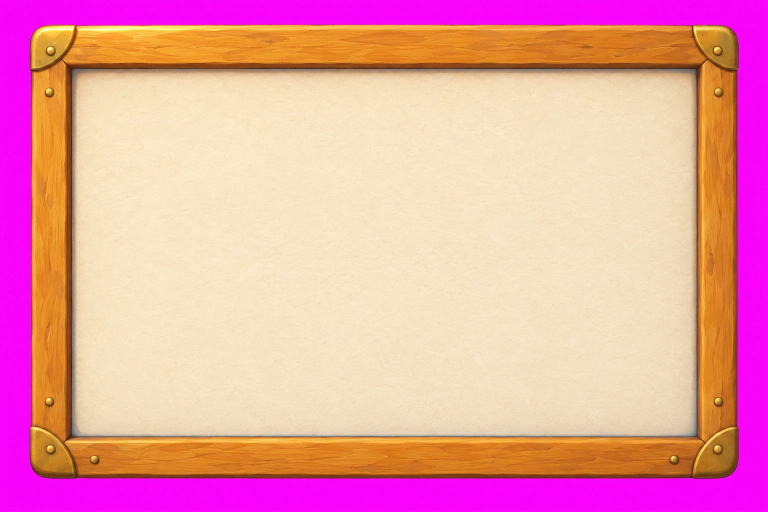
#> input picture art_src/finals/ui/ui_panel_paper_v1.webp, 1536 x 1024 px (shown at 1/2 size); its folder holds 5 pictures in this run
$ python build_ui.py
#> lines starting #> are read from the running program, lines starting #| are printed output that depends on the picture; after the words box and inside, x2 and y2 are one past the last pixel; in counts of white or black regions, pixels touching at a corner belong together
### tools/art/ui/kit_ops.py
"""Pixel operations for the UI kit: load a keyed source, scale, colour states, rings.

All arrays are float32 RGBA 0..1. Pure functions; build_ui.py decides what to make.
"""
from __future__ import annotations

from pathlib import Path

import cv2
import numpy as np
from PIL import Image

from common import keying

SRC = Path(__file__).resolve().parents[3] / "art_src/finals/ui"


def load(name: str) -> np.ndarray:
    rgb = np.asarray(Image.open(SRC / f"{name}.webp").convert("RGB"), np.float32) / 255.0
    return keying.trim(keying.key_magenta(rgb))


def save(rgba: np.ndarray, path: Path) -> None:
    path.parent.mkdir(parents=True, exist_ok=True)
    Image.fromarray((np.clip(rgba, 0, 1) * 255 + 0.5).astype(np.uint8), "RGBA").save(path, optimize=True)


def scale_w(rgba: np.ndarray, width: int) -> np.ndarray:
    h = max(1, round(rgba.shape[0] * width / rgba.shape[1]))
    return keying.resize(rgba, (width, h))


def scale_h(rgba: np.ndarray, height: int) -> np.ndarray:
    w = max(1, round(rgba.shape[1] * height / rgba.shape[0]))
    return keying.resize(rgba, (w, height))


def _hsv(rgb: np.ndarray) -> np.ndarray:
    return cv2.cvtColor(np.clip(rgb, 0, 1).astype(np.float32), cv2.COLOR_RGB2HSV)


def _rgb(hsv: np.ndarray) -> np.ndarray:
    return cv2.cvtColor(hsv.astype(np.float32), cv2.COLOR_HSV2RGB)


# [49 lines left out: functions grade, desaturate, glow_ring, split_disc, not called in this run]


def rotate90(rgba: np.ndarray) -> np.ndarray:
    return np.ascontiguousarray(np.rot90(rgba, -1))


def pad(rgba: np.ndarray, px: int) -> np.ndarray:
    return np.pad(rgba, ((px, px), (px, px), (0, 0)))

### tools/art/common/keying.py
"""Chroma-key helpers for model outputs painted on a flat magenta (#FF00FF) backdrop.

key_magenta() turns the backdrop into alpha with a soft edge and removes the pink
spill from anti-aliased rims; trim() crops to the opaque bounding box.
"""
from __future__ import annotations

import cv2
import numpy as np


def key_magenta(rgb: np.ndarray, lo: float = 0.18, hi: float = 0.42) -> np.ndarray:
    """rgb float 0..1 (H,W,3) -> rgba float. Distance to magenta in a chroma space."""
    r, g, b = rgb[..., 0], rgb[..., 1], rgb[..., 2]
    magenta = np.minimum(r, b) - g          # 1 on pure magenta, <=0 on neutrals/greens
    dist = 1.0 - np.clip(magenta, 0, 1)
    a = np.clip((dist - (1 - hi)) / (hi - lo), 0, 1)
    a = cv2.GaussianBlur(a.astype(np.float32), (0, 0), 0.8)
    a = np.where(a < 0.04, 0.0, a)
    # despill: where magenta excess remains, pull r and b toward g
    spill = np.clip(np.minimum(r, b) - g, 0, 1)[..., None] * (1 - a[..., None] * 0.5)
    out = rgb.copy()
    out[..., 0] -= spill[..., 0] * 0.9
    out[..., 2] -= spill[..., 0] * 0.9
    # largest component only (drops stray specks)
    n, lab, stats, _ = cv2.connectedComponentsWithStats((a > 0.5).astype(np.uint8), 8)
    if n > 2:
        keep = np.zeros(n, bool)
        big = stats[1:, cv2.CC_STAT_AREA]
        keep[1:] = big >= big.max() * 0.02
        mask = keep[lab].astype(np.uint8)
        mask = cv2.dilate(mask, np.ones((5, 5), np.uint8))
        a = a * mask
    return np.dstack([np.clip(out, 0, 1), a]).astype(np.float32)


def trim(rgba: np.ndarray, pad: int = 2) -> np.ndarray:
    ys, xs = np.nonzero(rgba[..., 3] > 0.02)
    if len(xs) == 0:
        return rgba
    y0, y1 = max(0, ys.min() - pad), min(rgba.shape[0], ys.max() + pad + 1)
    x0, x1 = max(0, xs.min() - pad), min(rgba.shape[1], xs.max() + pad + 1)
    return rgba[y0:y1, x0:x1]


# [15 lines left out: function components, not called in this run]


def resize(rgba: np.ndarray, size: tuple[int, int]) -> np.ndarray:
    """Premultiplied-alpha area resize (no dark fringes)."""
    pm = rgba.copy()
    pm[..., :3] *= pm[..., 3:4]
    interp = cv2.INTER_AREA if size[0] < rgba.shape[1] else cv2.INTER_LANCZOS4
    pm = cv2.resize(pm, size, interpolation=interp)
    a = np.clip(pm[..., 3:4], 0, 1)
    rgb = np.where(a > 1e-4, pm[..., :3] / np.maximum(a, 1e-4), 0)
    return np.dstack([np.clip(rgb, 0, 1), a]).astype(np.float32)

### tools/art/ui/build_ui.py
"""Build the raster UI kit from model-painted sources in art_src/finals/ui/.

Every element is keyed off its magenta backdrop, scaled so the frame lands at a
fixed pixel thickness, colour-graded into the style-bible palette and exported as
PNG + a StyleBoxTexture .tres (9-slice margins measured from the source). Button
states (hover/pressed/disabled/focus) are derived here, never painted separately,
so they always match. Usage:
    python3 tools/art/ui/build_ui.py [--out assets/ui/kit]
"""
from __future__ import annotations

import argparse
import logging
import sys
from dataclasses import dataclass, field
from pathlib import Path
from typing import Callable

import numpy as np

sys.path.insert(0, str(Path(__file__).resolve().parents[1]))
from ui import kit_ops as k  # noqa: E402

ROOT = Path(__file__).resolve().parents[3]
log = logging.getLogger("build_ui")
Op = Callable[[np.ndarray], np.ndarray]

LEAF_HUE = 98.0
GOLD_HUE = 42.0
SUN = (1.0, 0.86, 0.32)


@dataclass(frozen=True)
class Box:
    """One 9-slice texture. margins/content are (l, t, r, b) in output pixels."""
    name: str
    src: str
    width: int = 0
    height: int = 0
    margins: tuple[int, int, int, int] = (0, 0, 0, 0)
    content: tuple[int, int, int, int] = (-1, -1, -1, -1)
    ops: tuple[Op, ...] = ()
    tile: bool = False
    rotate: bool = False
    extra: dict[str, str] = field(default_factory=dict)
    crop: tuple[float, float, float, float] = (0.0, 0.0, 1.0, 1.0)


def leaf(a: np.ndarray) -> np.ndarray:
    return k.grade(a, hue_to=LEAF_HUE, hue_mix=0.6, sat=0.72, val=0.9)


def hover(a: np.ndarray) -> np.ndarray:
    return k.grade(a, sat=1.06, val=1.1, lift=0.02)


def press(a: np.ndarray) -> np.ndarray:
    return k.grade(a, sat=1.05, val=0.82)


def dis(a: np.ndarray) -> np.ndarray:
    return k.desaturate(a, 0.85, 0.04)


def gold(a: np.ndarray) -> np.ndarray:
    return k.grade(a, hue_to=GOLD_HUE, hue_mix=0.85, sat=1.15, val=1.06, min_sat=0.05)


def danger(a: np.ndarray) -> np.ndarray:
    return k.grade(a, hue_to=6.0, hue_mix=1.0, sat=0.85, val=0.92)


def dark(a: np.ndarray) -> np.ndarray:
    return k.grade(a, sat=0.9, val=0.78)


def bright(a: np.ndarray) -> np.ndarray:
    return k.grade(a, val=1.12)


BTN = dict(height=72, margins=(36, 22, 36, 26), content=(28, 10, 28, 14))
BAR = dict(height=30, margins=(15, 10, 15, 10), content=(0, 0, 0, 0))
KIT: list[Box] = [
    Box("panel", "ui_panel_paper_v1", width=360, margins=(30, 30, 30, 30), content=(30, 28, 30, 28)),
    Box("panel_small", "ui_panel_paper_v1", width=180, margins=(15, 15, 15, 15), content=(14, 12, 14, 12)),
    Box("board", "ui_panel_wood_v1", width=420, margins=(26, 26, 26, 26), content=(22, 20, 22, 20)),
    Box("board_small", "ui_panel_wood_v1", width=200, margins=(13, 13, 13, 13), content=(10, 8, 10, 8)),
    Box("pill", "ui_pill_wood_v1", height=64, margins=(32, 18, 32, 18), content=(22, 6, 22, 6)),
    Box("button", "ui_button_green_v1", ops=(leaf,), **BTN),
    Box("button_hover", "ui_button_green_v1", ops=(leaf, hover), **BTN),
    Box("button_pressed", "ui_button_green_v1", ops=(leaf, press), **{**BTN, "content": (28, 13, 28, 11)}),
    Box("button_disabled", "ui_button_green_v1", ops=(leaf, dis), **BTN),
    Box("button_wood", "ui_pill_wood_v1", **BTN),
    Box("button_wood_hover", "ui_pill_wood_v1", ops=(hover,), **BTN),
    Box("button_wood_pressed", "ui_pill_wood_v1", ops=(press,), **{**BTN, "content": (28, 13, 28, 11)}),
    Box("tab_selected", "ui_panel_paper_v1", width=150, margins=(13, 13, 13, 4), content=(16, 8, 16, 6)),
    Box("tab", "ui_panel_wood_v1", width=150, margins=(10, 10, 10, 4), content=(16, 8, 16, 6)),
    Box("tab_hover", "ui_panel_wood_v1", width=150, margins=(10, 10, 10, 4), content=(16, 8, 16, 6), ops=(bright,)),
    Box("bar_bg", "ui_pill_wood_v1", ops=(dark,), **BAR),
    Box("bar_fill", "ui_button_green_v1", ops=(leaf,), **BAR),
    Box("bar_fill_gold", "ui_button_green_v1", ops=(gold,), **BAR),
    Box("scroll_track", "ui_pill_wood_v1", height=18, margins=(9, 9, 9, 9), content=(4, 4, 4, 4), ops=(dark,), rotate=True),
    Box("scroll_grab", "ui_button_green_v1", height=18, margins=(9, 9, 9, 9), content=(4, 4, 4, 4), ops=(leaf,), rotate=True),
    Box("scroll_grab_hover", "ui_button_green_v1", height=18, margins=(9, 9, 9, 9), content=(4, 4, 4, 4), ops=(leaf, hover), rotate=True),
    Box("card", "ui_card_v1", width=108, margins=(17, 26, 17, 53), content=(0, 0, 0, 0)),
    Box("card_legend", "ui_card_v1", width=108, margins=(17, 26, 17, 53), content=(0, 0, 0, 0), ops=(gold,)),
    Box("packet", "ui_panel_paper_v1", width=150, margins=(12, 12, 12, 12), content=(8, 6, 8, 6)),
    Box("packet_legend", "ui_panel_paper_v1", width=150, margins=(12, 12, 12, 12), content=(8, 6, 8, 6), ops=(gold,)),
    Box("packet_hover", "ui_panel_paper_v1", width=150, margins=(12, 12, 12, 12), content=(8, 6, 8, 6), ops=(bright,)),
    Box("packet_legend_hover", "ui_panel_paper_v1", width=150, margins=(12, 12, 12, 12), content=(8, 6, 8, 6), ops=(gold, bright)),
    Box("button_danger", "ui_button_green_v1", ops=(danger,), **BTN),
    Box("button_danger_hover", "ui_button_green_v1", ops=(danger, hover), **BTN),
    Box("tag", "ui_pill_wood_v1", height=32, margins=(16, 10, 16, 10), content=(0, 0, 0, 0)),
    Box("tag_poor", "ui_pill_wood_v1", height=32, margins=(16, 10, 16, 10), content=(0, 0, 0, 0), ops=(dis,)),
    Box("window", "ui_card_v1", width=96, margins=(14, 14, 14, 14), content=(0, 0, 0, 0), crop=(0.06, 0.08, 0.94, 0.755)),
    Box("window_legend", "ui_card_v1", width=96, margins=(14, 14, 14, 14), content=(0, 0, 0, 0), crop=(0.06, 0.08, 0.94, 0.755), ops=(gold,)),
    Box("note", "ui_card_v1", width=180, margins=(28, 40, 28, 40), content=(26, 36, 26, 46), ops=(lambda a: k.grade(a, hue_to=48, hue_mix=1.0, sat=0.35, val=1.04),), tile=False),
]


def sized(src: np.ndarray, b: Box) -> np.ndarray:
    h, w = src.shape[:2]
    x0, y0, x1, y1 = b.crop
    a = np.ascontiguousarray(src[int(y0 * h):int(y1 * h), int(x0 * w):int(x1 * w)])
    if b.rotate:
        a = k.rotate90(a)
        return k.scale_w(a, b.height)
    if b.width:
        return k.scale_w(a, b.width)
    return k.scale_h(a, b.height)


def tres(b: Box, png: str, size: tuple[int, int]) -> str:
    l, t, r, bt = b.margins
    if b.rotate:
        l, t, r, bt = t, l, bt, r
    c = b.content if b.content[0] >= 0 else b.margins
    if b.rotate:
        c = (c[1], c[0], c[3], c[2])
    stretch = 2 if b.tile else 0
    lines = [
        '[gd_resource type="StyleBoxTexture" load_steps=2 format=3]', "",
        f'[ext_resource type="Texture2D" path="{png}" id="1_tex"]', "", "[resource]",
        f"content_margin_left = {float(c[0])}", f"content_margin_top = {float(c[1])}",
        f"content_margin_right = {float(c[2])}", f"content_margin_bottom = {float(c[3])}",
        'texture = ExtResource("1_tex")',
        f"texture_margin_left = {float(l)}", f"texture_margin_top = {float(t)}",
        f"texture_margin_right = {float(r)}", f"texture_margin_bottom = {float(bt)}",
        f"axis_stretch_horizontal = {stretch}", f"axis_stretch_vertical = {stretch}",
    ]
    lines += [f"{key} = {val}" for key, val in b.extra.items()]
    return "\n".join(lines) + "\n"


def build_boxes(out: Path) -> None:
    cache: dict[str, np.ndarray] = {}
    for b in KIT:
        if b.src not in cache:
            cache[b.src] = k.load(b.src)
#> in key_magenta, `r, g, b = rgb[..., 0], rgb[..., 1], rgb[..., 2]`:
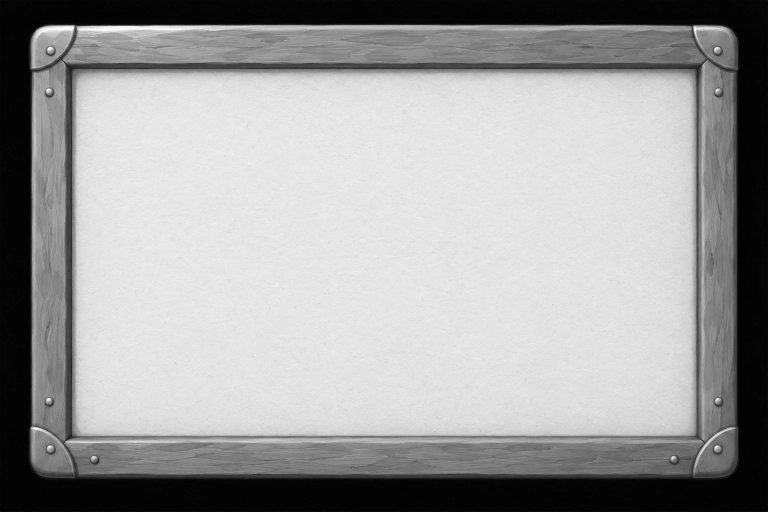
#> g: shape (1024, 1536) float32 (shown at 1/2 size); min 0, max 1, mean 0.627
#> in key_magenta, `r, g, b = rgb[..., 0], rgb[..., 1], rgb[..., 2]`:
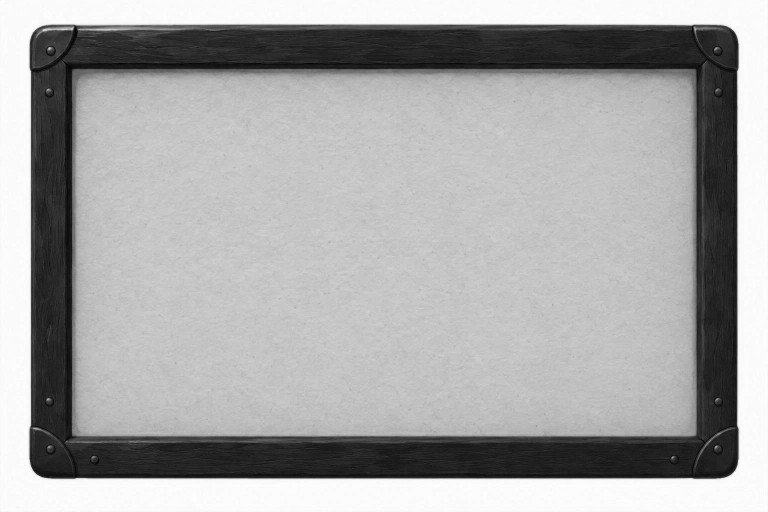
#> b: shape (1024, 1536) float32 (shown at 1/2 size); min 0, max 1, mean 0.654
#> in key_magenta, `magenta = np.minimum(r, b) - g`:
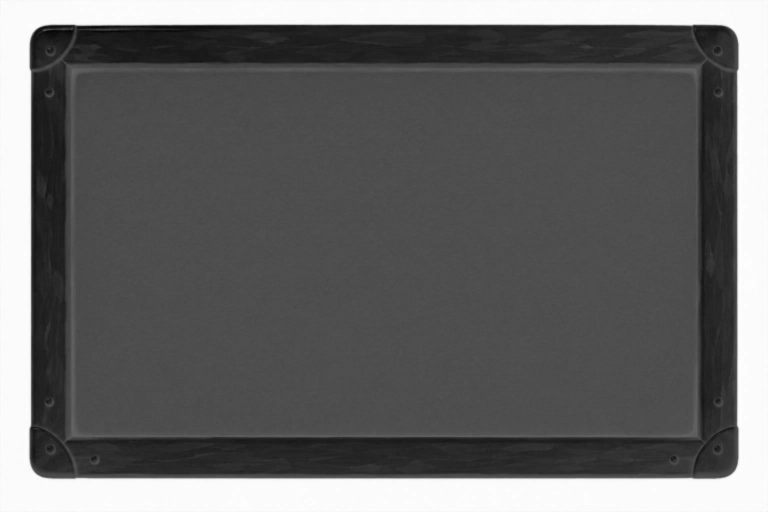
#> magenta: shape (1024, 1536) float32 (shown at 1/2 size); min -0.616, max 0.984, mean 0.0255; drawn with min black and max white
#> in key_magenta, `spill = np.clip(np.minimum(r, b) - g, 0, 1)[..., None] * (1 - a[..., N..`:
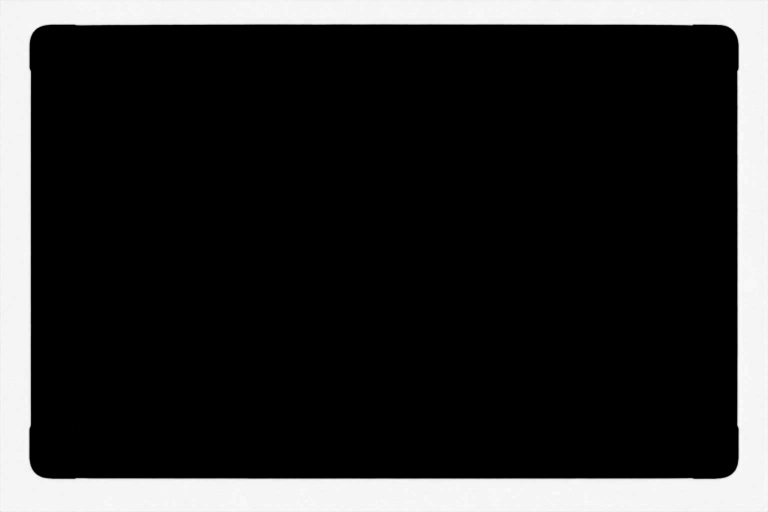
#> spill: shape (1024, 1536, 1) float32 (shown at 1/2 size); min 0, max 0.984, mean 0.177
#> in key_magenta, `n, lab, stats, _ = cv2.connectedComponentsWithStats((a > 0.5).astype(n..`:
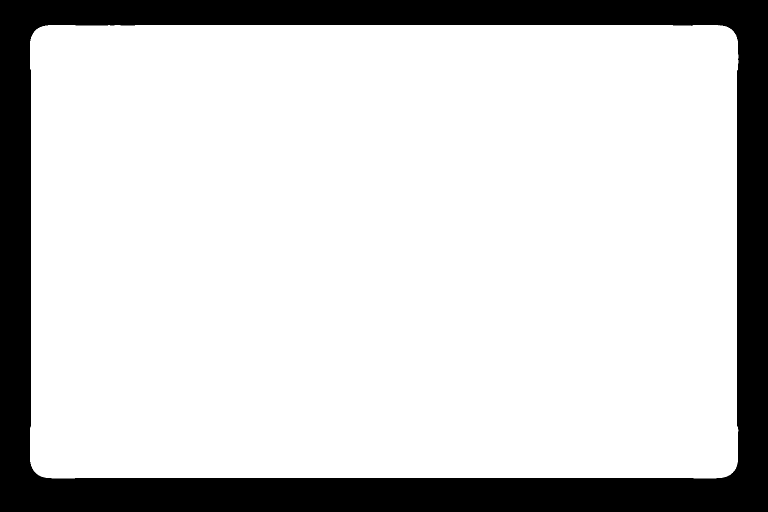
#> lab: shape (1024, 1536) int32 (shown at 1/2 size); values 0 (black) and 1 (white), 81.3% white; 1 black region, box (x1, y1, x2, y2) and area: (0, 0, 1536, 1024) 294046
#> in key_magenta, `n, lab, stats, _ = cv2.connectedComponentsWithStats((a > 0.5).astype(n..`: n = 2; stats = [[0, 0, 1536, 1024, 294046], [60, 50, 1417, 907, 1278818]]
#> in key_magenta, `return np.dstack([np.clip(out, 0, 1), a]).astype(np.float32)`:
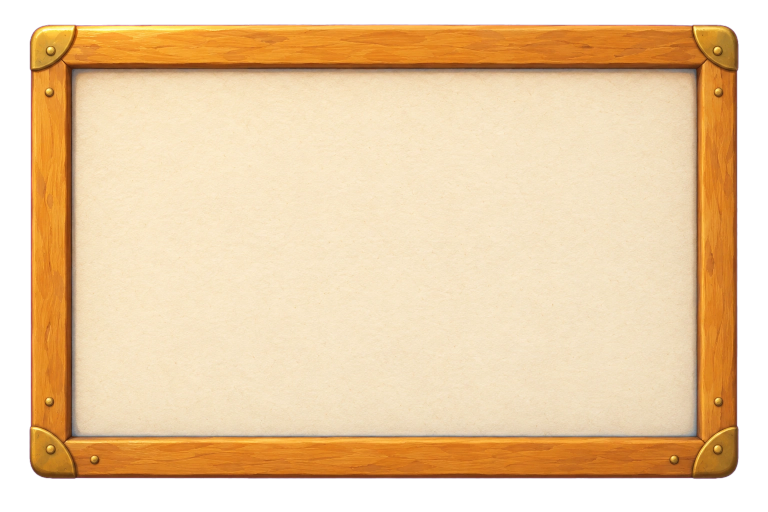
#> returned value: shape (1024, 1536, 4) float32 (shown at 1/2 size); mean of channels 0, 1, 2, 3 0.761, 0.623, 0.494, 0.813; transparent parts drawn white
#> in trim, `y0, y1 = max(0, ys.min() - pad), min(rgba.shape[0], ys.max() + pad + 1)`: y0 = 46; y1 = 961
#> in trim, `x0, x1 = max(0, xs.min() - pad), min(rgba.shape[1], xs.max() + pad + 1)`: x0 = 56; x1 = 1480
        a = sized(cache[b.src], b)
#> in resize, `rgb = np.where(a > 1e-4, pm[..., :3] / np.maximum(a, 1e-4), 0)`:
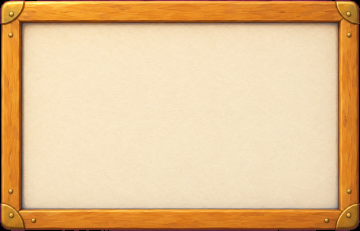
#> rgb: shape (231, 360, 3) float32; mean of channels 0, 1, 2 0.899, 0.755, 0.572; drawn as R, G, B
        for op in b.ops:
            a = op(a)
        k.save(a, out / f"{b.name}.png")
        (out / "styles").mkdir(parents=True, exist_ok=True)
        rel = "res://" + str((out / f"{b.name}.png").relative_to(ROOT))
        (out / "styles" / f"{b.name}.tres").write_text(tres(b, rel, (a.shape[1], a.shape[0])))
        log.info("%-20s %dx%d", b.name, a.shape[1], a.shape[0])
    btn = sized(cache["ui_button_green_v1"], Box("f", "", **BTN))
    focus = k.glow_ring(btn, SUN, 4, 6)
    k.save(focus, out / "button_focus.png")
    fb = Box("button_focus", "", height=0, margins=(42, 28, 42, 32), content=(28, 10, 28, 14))
    rel = "res://" + str((out / "button_focus.png").relative_to(ROOT))
    (out / "styles/button_focus.tres").write_text(tres(fb, rel, (focus.shape[1], focus.shape[0])))
    ring, disc = k.split_disc(k.load("ui_round_v1"), 0.735)
    k.save(k.scale_w(ring, 128), out / "round_ring.png")
    k.save(k.scale_w(disc, 128), out / "round_disc.png")
    k.save(k.glow_ring(k.scale_w(ring, 128), SUN, 5, 8), out / "round_glow.png")


def main() -> None:
    ap = argparse.ArgumentParser(description=__doc__, formatter_class=argparse.RawDescriptionHelpFormatter)
    ap.add_argument("--out", type=Path, default=ROOT / "assets/ui/kit")
    args = ap.parse_args()
    logging.basicConfig(level=logging.INFO, format="%(name)s: %(message)s")
    build_boxes(args.out.resolve())
#> pass 3 of the loop in build_boxes, `for b in KIT:`:
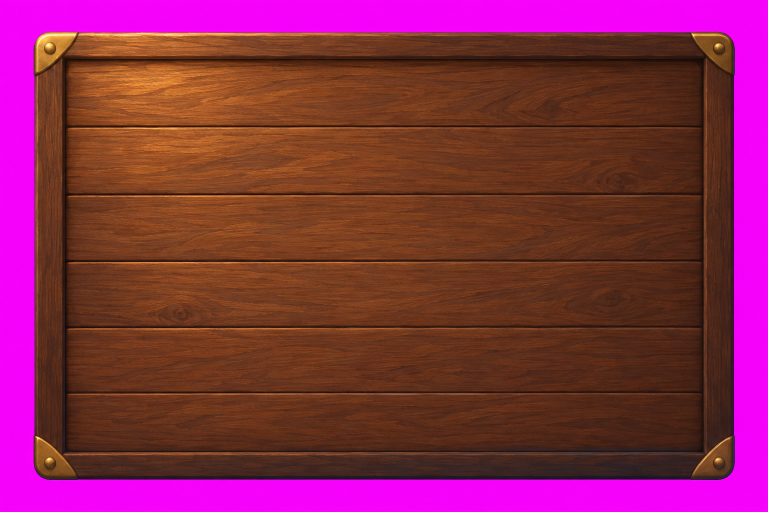
#> input picture art_src/finals/ui/ui_panel_wood_v1.webp, 1536 x 1024 px (shown at 1/2 size)
#> lab: shape (1024, 1536) int32; values 0 (black) and 1 (white), 79.4% white; 1 black region, box (x1, y1, x2, y2) and area: (0, 0, 1536, 1024) 323264
#> stats = [[0, 0, 1536, 1024, 323264], [68, 64, 1402, 896, 1249600]]
#> in key_magenta (call 2), `return np.dstack([np.clip(out, 0, 1), a]).astype(np.float32)`:
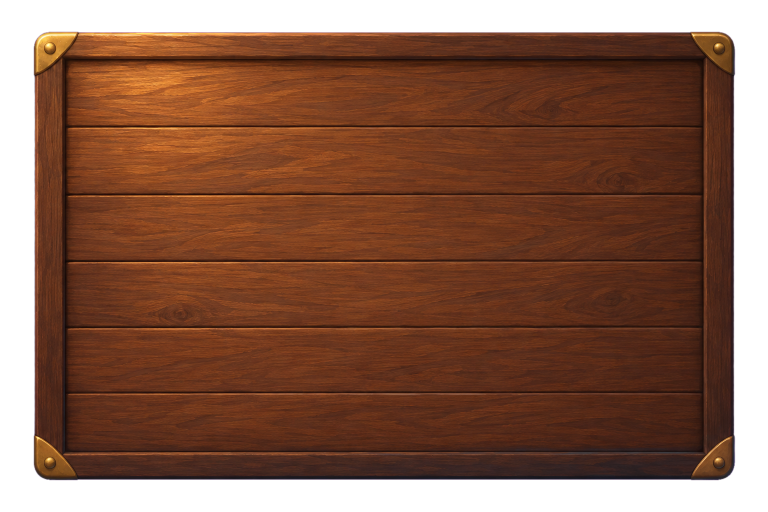
#> returned value: shape (1024, 1536, 4) float32 (shown at 1/2 size); mean of channels 0, 1, 2, 3 0.346, 0.168, 0.118, 0.794; transparent parts drawn white
#> in resize (call 3), `rgb = np.where(a > 1e-4, pm[..., :3] / np.maximum(a, 1e-4), 0)`:
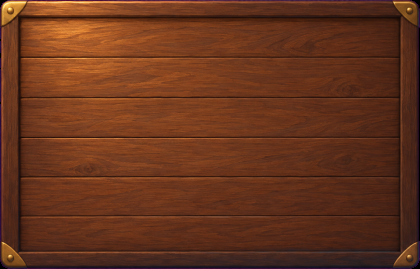
#> rgb: shape (269, 420, 3) float32; mean of channels 0, 1, 2 0.404, 0.207, 0.116; drawn as R, G, B
#> the loop made 6 passes; the first 3 are shown
    from ui import build_screens, build_thumbs, build_widgets  # noqa: E402
    build_widgets.build(args.out.resolve())
    build_thumbs.build_all()
    if build_screens.build_all():
        raise SystemExit("build_ui: screen sources missing (see errors above)")

if __name__ == "__main__":
#> (the run stopped early here; a loop or call above may not have finished)
